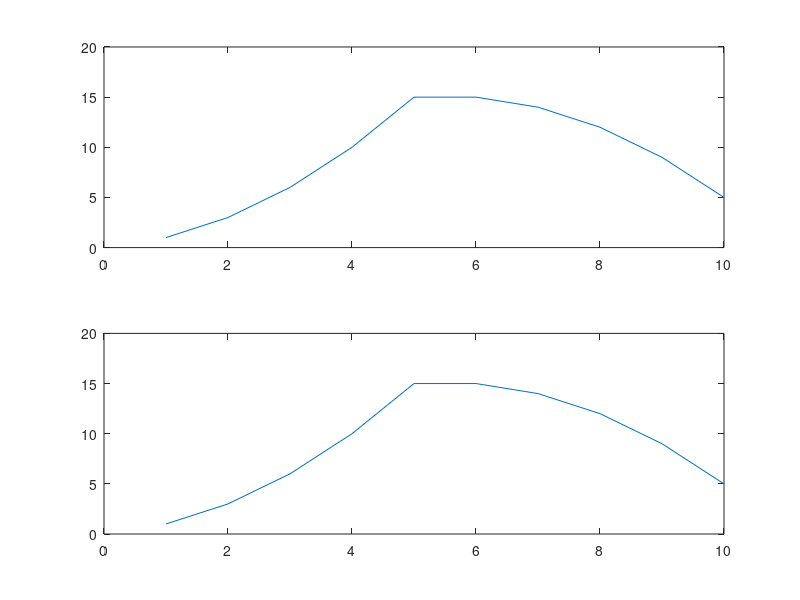

The MATLAB script that drew this image:
clc;
clear all;
close all;

x=[1,2,3,4,5]';
h=[1,1,1,1,1,1]';
N = length(x)+length(h)-1;  %the minimum pad factor
h1 = [h; zeros(N-length(h),1)];
x1 = [x ; zeros(N-length(x),1)];
out = ifft(fft(x1).*fft(h1));
yconv = conv(x,h);
subplot(2,1,1);
plot(out);
subplot(2,1,2);
plot(yconv);

